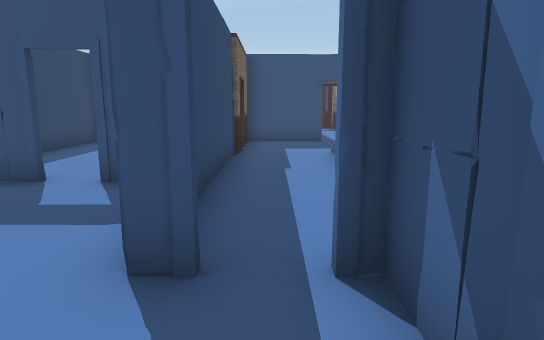
View 1 (above)

21 first-person views from a walk through a 3-D level made in the Unity game engine. The camera is 1.2 m above the floor, tilts 10° down and sees 75° across. The floor is counted in squares, 1 m on a side. Each view is taken from the middle of a square. On the plan, view 1 faces up. The plan holds only what a view shows up to about 14 squares ahead; the rest is blank. The place goes on beyond the plan. Some animated figures are left out. Door leaves are left out, so doorways stand open. Some surface patterns are stand-ins.

View 2
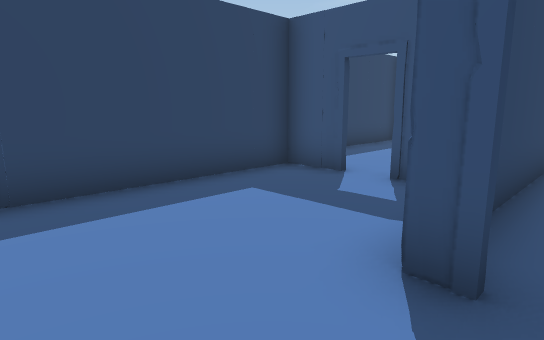

View 3
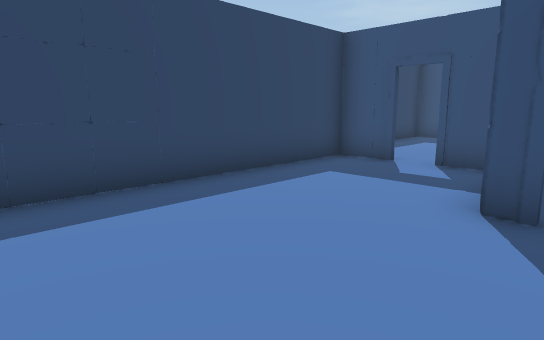

View 4
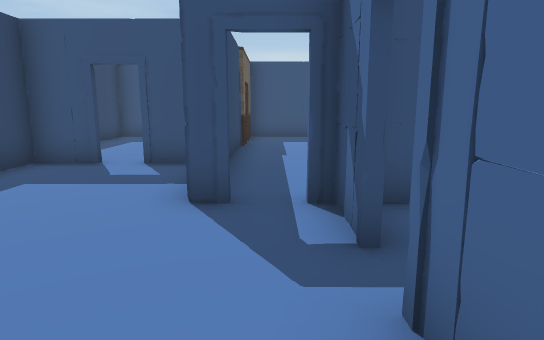

View 5
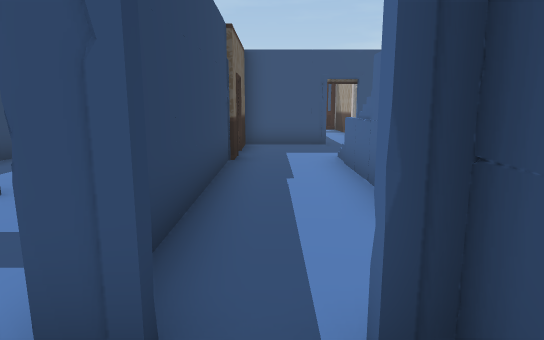

View 6
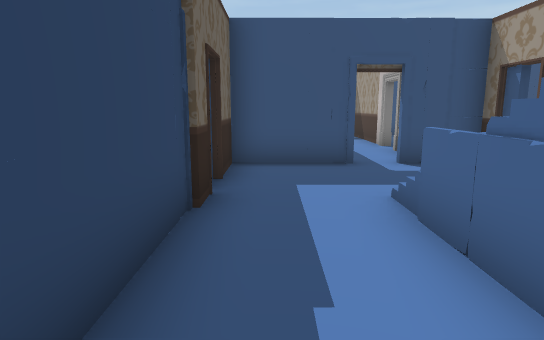

View 7
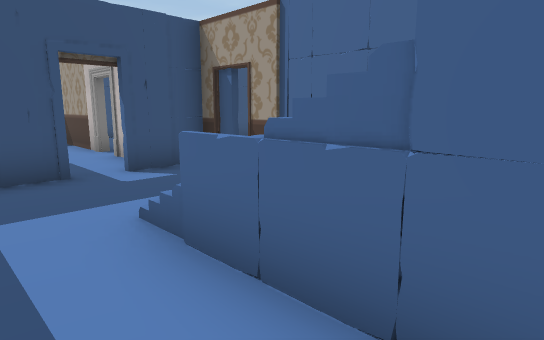

View 8
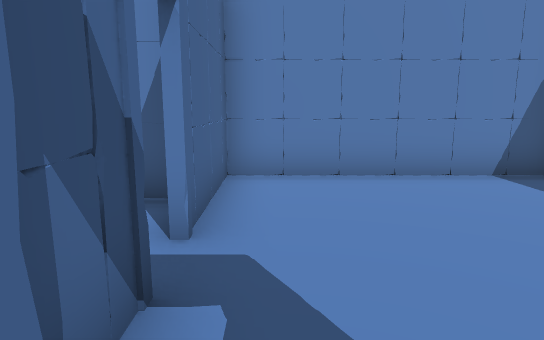

View 9
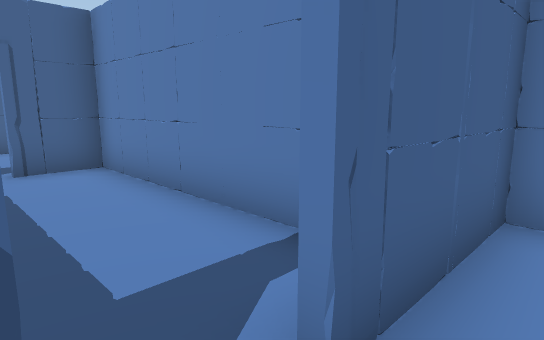

View 10
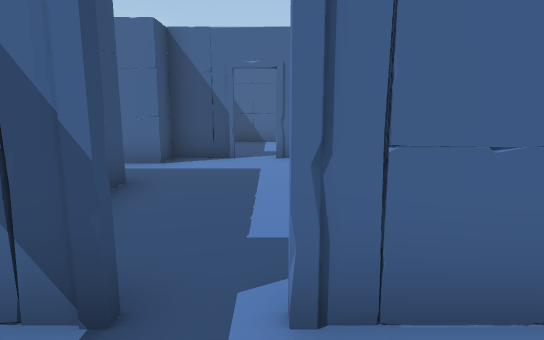

View 11
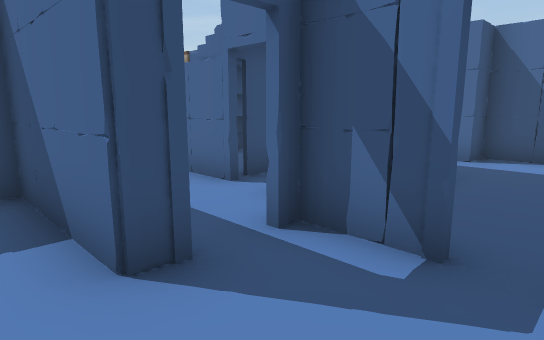

View 12
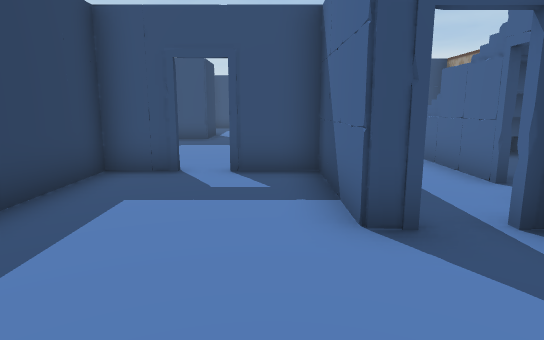

View 13
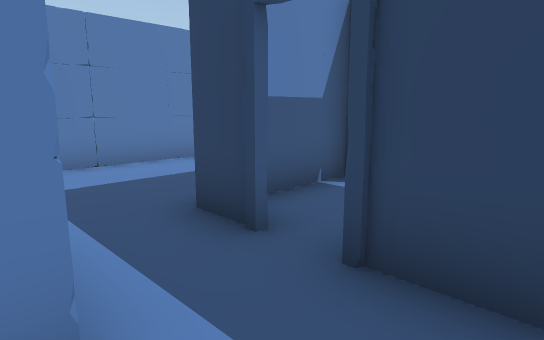

View 14
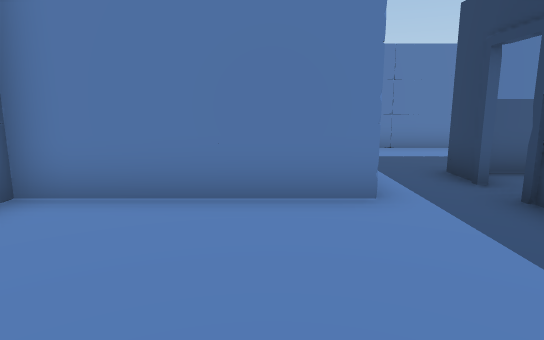

View 15
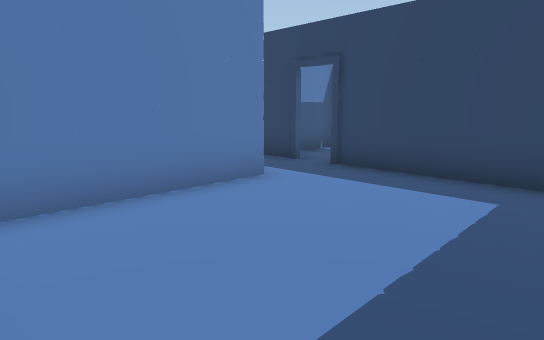

View 16
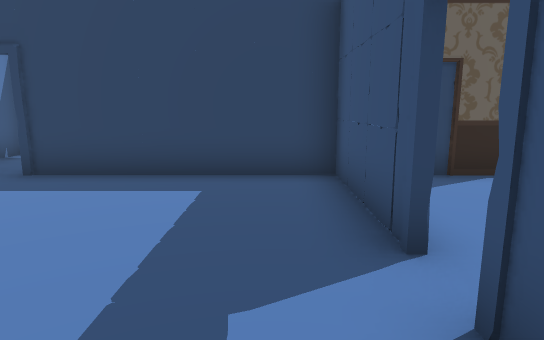

View 17
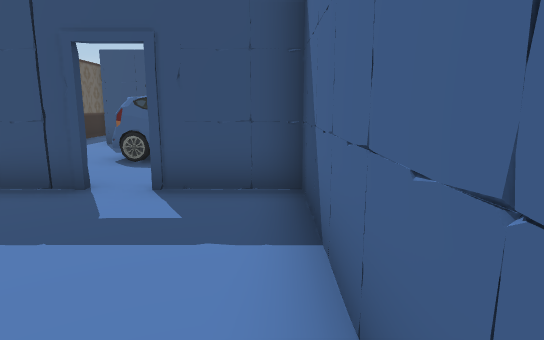

View 18
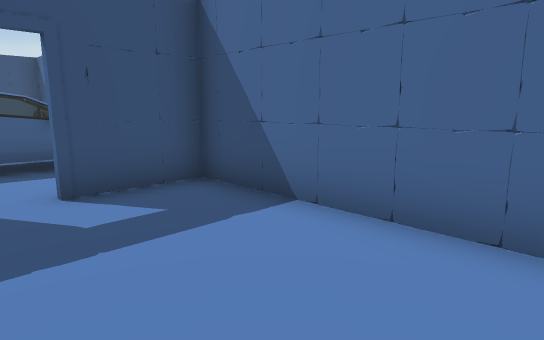

View 19
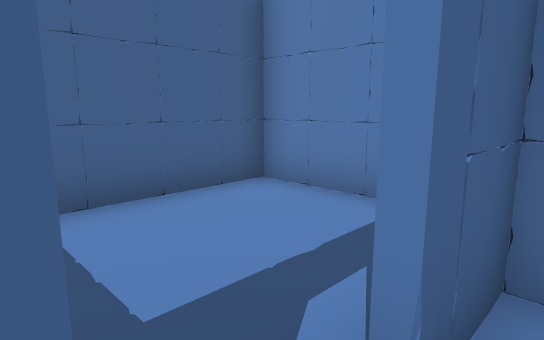

View 20
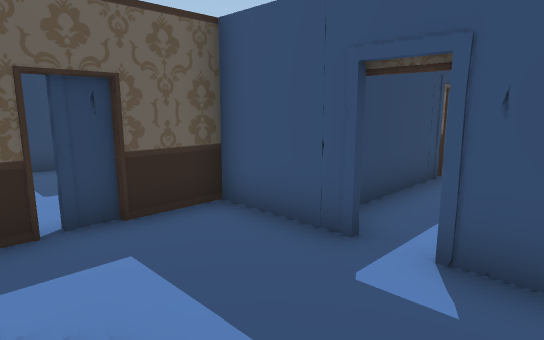

View 21
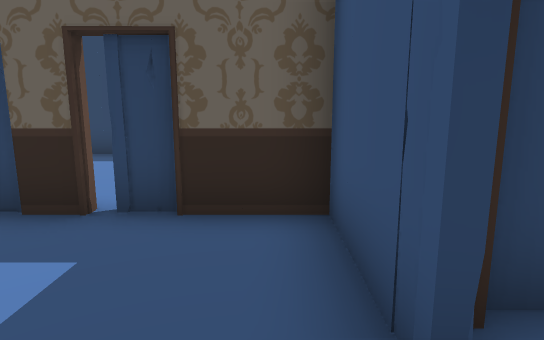

### Floor plan
Key: @ floor where view 1 was taken; # wall or solid block; x gap in a wall; . floor; / step, stairs or slope; = window, fence, low wall or low ledge; C car.
Columns run from 6 left of view 1 to 12 right of it. Each row starts with its distance up from view 1.
 15        # ##
 14        #.##   CCC
 13      ###.###.CCCC
 12 ###  #.....x.....
 11 #... #.... # ..
 10 #....x...  ########
  9 #....#../ /#......#
  8 #... #../ /#......#
  7 #... #..///#......#
  6 ##xx##..// =......#
  5  #...#..// #......#
  4  #...#.......######
  3  #...#..#..#.##
  2  #.....#####..#
  1  #.....x......x..#
  0  #....@x......x..#
 -1  #.....#......#..#
 -2  #.....########..#
 -3  #######      ####

Where each view was taken, in squares from view 1:
view 1: 0 up, 0 right, facing up
view 2: 0 up, 0 right, facing up-left
view 3: 2 down, 0 right, facing up-left
view 4: 2 down, 0 right, facing up
view 5: 1 up, 0 right, facing up
view 6: 5 up, 0 right, facing up
view 7: 6 up, 0 right, facing up-right
view 8: 3 up, 0 right, facing down
view 9: 1 up, 0 right, facing down-right
view 10: 0 up, 1 left, facing right
view 11: 0 up, 2 left, facing up-right
view 12: 1 down, 2 left, facing up
view 13: 6 up, 7 right, facing down-left
view 14: 9 up, 8 right, facing down
view 15: 9 up, 11 right, facing down-left
view 16: 9 up, 11 right, facing left
view 17: 5 up, 11 right, facing up
view 18: 5 up, 8 right, facing up-right
view 19: 1 up, 7 right, facing down-right
view 20: 9 up, 4 right, facing up-left
view 21: 12 up, 3 right, facing left
